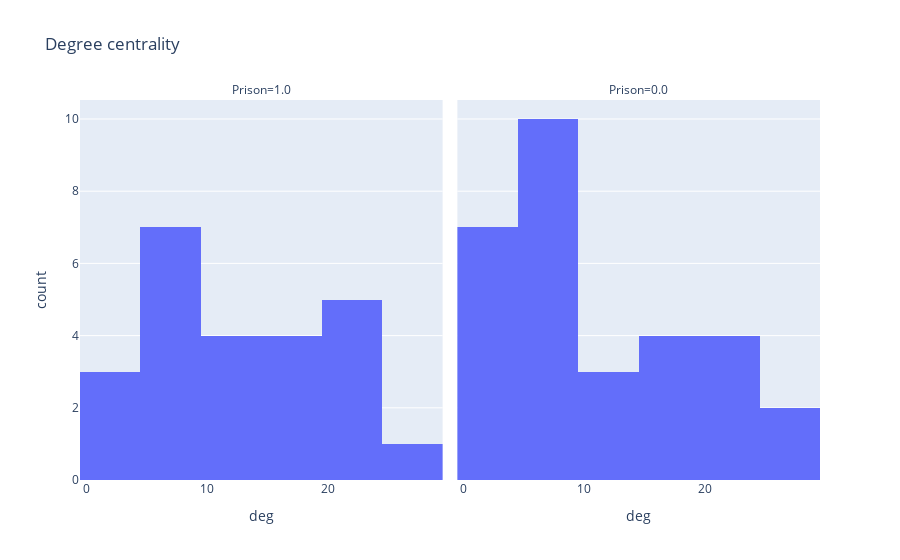
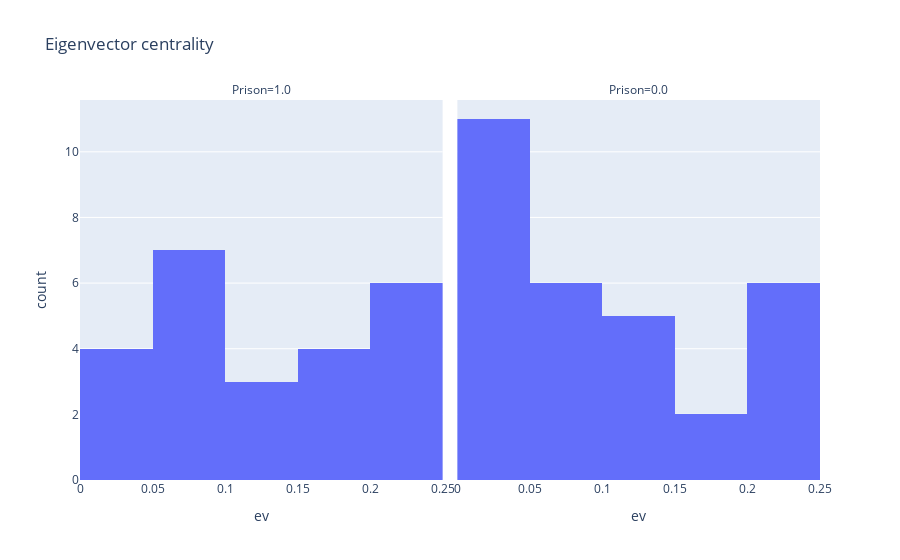

Notebook cell for these charts, in order:
### Code cell
# Convert nodes into a data frame for graphing purposes
dfnodes = pd.DataFrame(dnodes).transpose()

# Histogram of degree centrality
fig = px.histogram(dfnodes, x='deg', facet_col='Prison', nbins=10, title='Degree centrality')
fig.show()

# Histogram of eigenvector centrality
fig = px.histogram(dfnodes, x='ev', facet_col='Prison', nbins=10, title='Eigenvector centrality')
fig.show()

### Figure 1 — Plotly figure (JSON) as saved in the notebook; plotly's stock layout.template omitted (floating-point values rounded to 4 significant figures)
{"data": [{"alignmentgroup": "True", "bingroup": "x", "hovertemplate": "Prison=1.0<br>deg=%{x}<br>count=%{y}<extra></extra>", "legendgroup": "", "marker": {"color": "#636efa", "pattern": {"shape": ""}}, "name": "", "nbinsx": 10, "offsetgroup": "", "orientation": "v", "showlegend": false, "type": "histogram", "x": [25, 22, 22, 15, 22, 18, 11, 7, 8, 14, 13, 23, 23, 18, 17, 5, 8, 12, 2, 2, 5, 5, 2, 6], "xaxis": "x", "yaxis": "y"}, {"alignmentgroup": "True", "bingroup": "x", "hovertemplate": "Prison=0.0<br>deg=%{x}<br>count=%{y}<extra></extra>", "legendgroup": "", "marker": {"color": "#636efa", "pattern": {"shape": ""}}, "name": "", "nbinsx": 10, "offsetgroup": "", "orientation": "v", "showlegend": false, "type": "histogram", "x": [21, 19, 16, 25, 21, 25, 24, 5, 15, 19, 24, 6, 6, 8, 12, 7, 10, 12, 7, 2, 2, 5, 5, 6, 4, 3, 3, 2, 7, 4], "xaxis": "x2", "yaxis": "y2"}], "layout": {"annotations": [{"font": {}, "showarrow": false, "text": "Prison=1.0", "x": 0.245, "xanchor": "center", "xref": "paper", "y": 1, "yanchor": "bottom", "yref": "paper"}, {"font": {}, "showarrow": false, "text": "Prison=0.0", "x": 0.755, "xanchor": "center", "xref": "paper", "y": 1, "yanchor": "bottom", "yref": "paper"}], "autosize": true, "barmode": "relative", "legend": {"tracegroupgap": 0}, "title": {"text": "Degree centrality"}, "xaxis": {"anchor": "y", "autorange": true, "domain": [0, 0.49], "range": [-0.5, 29.5], "title": {"text": "deg"}, "type": "linear"}, "xaxis2": {"anchor": "y2", "autorange": true, "domain": [0.51, 1], "matches": "x", "range": [-0.5, 29.5], "title": {"text": "deg"}, "type": "linear"}, "yaxis": {"anchor": "x", "autorange": true, "domain": [0, 1], "range": [0, 10.53], "title": {"text": "count"}}, "yaxis2": {"anchor": "x2", "autorange": true, "domain": [0, 1], "matches": "y", "range": [0, 10.53], "showticklabels": false}}}

### Figure 2 — Plotly figure (JSON) as saved in the notebook; plotly's stock layout.template omitted (floating-point values rounded to 4 significant figures)
{"data": [{"alignmentgroup": "True", "bingroup": "x", "hovertemplate": "Prison=1.0<br>ev=%{x}<br>count=%{y}<extra></extra>", "legendgroup": "", "marker": {"color": "#636efa", "pattern": {"shape": ""}}, "name": "", "nbinsx": 10, "offsetgroup": "", "orientation": "v", "showlegend": false, "type": "histogram", "x": [0.2367, 0.2291, 0.217, 0.1828, 0.2224, 0.1874, 0.1142, 0.06522, 0.0752, 0.1273, 0.07925, 0.2297, 0.2178, 0.178, 0.1917, 0.05172, 0.0757, 0.1144, 0.01073, 0.01645, 0.04317, 0.05325, 0.008789, 0.05967], "xaxis": "x", "yaxis": "y"}, {"alignmentgroup": "True", "bingroup": "x", "hovertemplate": "Prison=0.0<br>ev=%{x}<br>count=%{y}<extra></extra>", "legendgroup": "", "marker": {"color": "#636efa", "pattern": {"shape": ""}}, "name": "", "nbinsx": 10, "offsetgroup": "", "orientation": "v", "showlegend": false, "type": "histogram", "x": [0.1747, 0.1739, 0.1486, 0.2433, 0.2157, 0.2494, 0.2058, 0.05063, 0.1032, 0.2153, 0.2352, 0.05581, 0.05581, 0.1053, 0.1262, 0.07479, 0.09526, 0.1144, 0.05638, 0.02557, 0.02576, 0.04675, 0.0163, 0.02219, 0.0272, 0.02766, 0.02923, 0.01073, 0.0454, 0.03287], "xaxis": "x2", "yaxis": "y2"}], "layout": {"annotations": [{"font": {}, "showarrow": false, "text": "Prison=1.0", "x": 0.245, "xanchor": "center", "xref": "paper", "y": 1, "yanchor": "bottom", "yref": "paper"}, {"font": {}, "showarrow": false, "text": "Prison=0.0", "x": 0.755, "xanchor": "center", "xref": "paper", "y": 1, "yanchor": "bottom", "yref": "paper"}], "autosize": true, "barmode": "relative", "legend": {"tracegroupgap": 0}, "title": {"text": "Eigenvector centrality"}, "xaxis": {"anchor": "y", "autorange": true, "domain": [0, 0.49], "range": [6.939e-18, 0.25], "title": {"text": "ev"}, "type": "linear"}, "xaxis2": {"anchor": "y2", "autorange": true, "domain": [0.51, 1], "matches": "x", "range": [6.939e-18, 0.25], "title": {"text": "ev"}, "type": "linear"}, "yaxis": {"anchor": "x", "autorange": true, "domain": [0, 1], "range": [0, 11.58], "title": {"text": "count"}}, "yaxis2": {"anchor": "x2", "autorange": true, "domain": [0, 1], "matches": "y", "range": [0, 11.58], "showticklabels": false}}}
